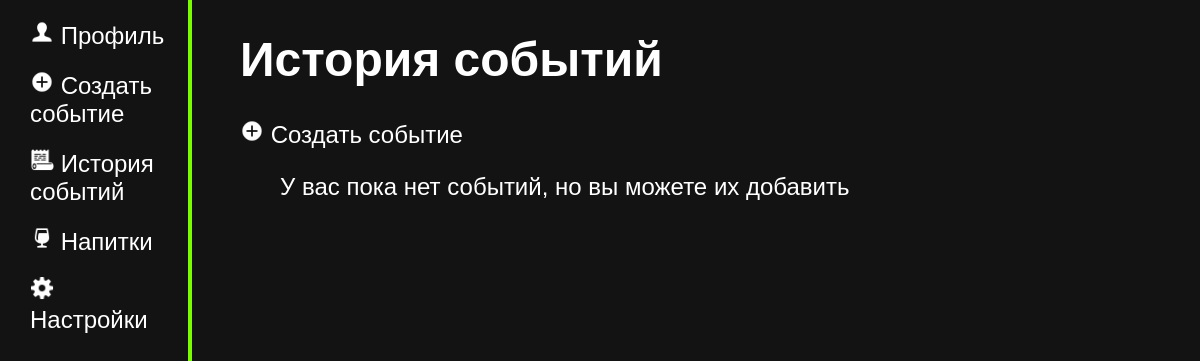
The app's page /history (signed in), older data.
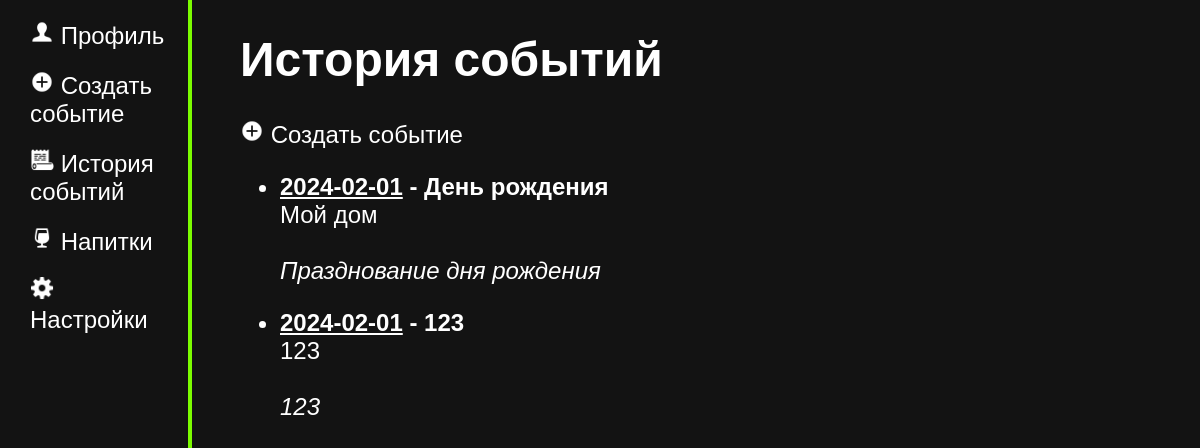
The same page, newer data.
### tables this page shows
CREATE TABLE events
(
    id INTEGER PRIMARY KEY AUTOINCREMENT,
    user_id INTEGER,
    title TEXT,
    event_date DATE NOT NULL,
    place TEXT,
    descript TEXT,

    
    FOREIGN KEY(user_id) REFERENCES user(id) 
);

### main.py (the view)
@app.route("/history")
@login_required
def history():
    events = D.get_events(current_user.get_id())
    print(events)
    return render_template("history.html", events = events)

### data.py (called while the page is built)
    def get_user(self, user_id):
        try:
            self.cursor.execute(f"SELECT * FROM user WHERE id = {user_id} LIMIT 1")
            user = self.cursor.fetchone()
            return user
        except error:
                print("ОШИБКА! " + str(error))

    def get_events(self, user_id):
        try:
            self.cursor.execute(f"SELECT id, title, event_date, place, descript FROM events WHERE user_id = {user_id} ORDER BY event_date DESC")
            events = self.cursor.fetchall()
            return events
        except error:
                print("ОШИБКА! " + str(error))

### main.py (called while the page is built)
@login_manager.user_loader
def load_user(user_id):
    print("load user")
    return User().fromDB(user_id, D)

def connect_db():
    connect = sqlite3.connect(app.config['DATABASE'])
    connect.row_factory = sqlite3.Row
    return connect

def get_db():
    if not hasattr(g, "link_db"):
        g.link_db = connect_db()
        print("БАЗА ДАННЫХ ПОЛУЧЕНА")
    return g.link_db

@app.before_request
def before_request():
    global D
    db = get_db()
    D = Data(db)

### user.py (called while the page is built)
    def fromDB(self, user_id, db):
        self.__user = db.get_user(user_id)
        return self

### templates/history.html (shortened to what this page needs)
{% extends 'base.html' %}
{%block body%}
<div class="main">
    <h1>История событий</h1>
    <p><img src="/static/img/add.png" style="height: 24px;"> <a href="/create_event">Создать событие</a></p>
    <ul>
        {%if events%}
        {%for i in events%}
        <div class="event">
            <li>
                <p> <a href="{{url_for('event', event_id = i.id)}}"><b><u>{{i.event_date}}</u> - {{i.title}}</b></a>
                    <br>{{i.place}}
                    <br>
                    <br> <i>{{i.descript}}</i>
                </p>
            </li>
        </div>
        {%endfor%}
        {%else%}
        <p>У вас пока нет событий, но вы можете их добавить</p>
        {%endif%}
    </ul>
</div>
{%endblock body%}

Row changes from the older to the newer data that the page shows:
added events: event_date "2024-02-01", title "День рождения", place "Мой дом", descript "Празднование дня рождения"
added events: event_date "2024-02-01", title "123", place "123", descript "123"
Text that changed along with them:
text no longer shown: "У вас пока нет событий, но вы можете их добавить"
